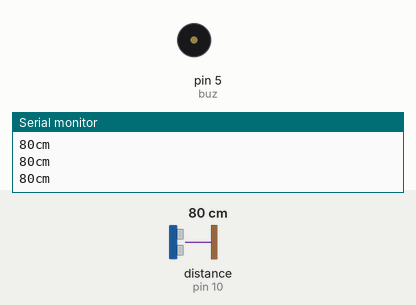
Bench run of a sketch on a simulated Arduino Uno, built with avr-gcc and run on an emulated ATmega328P. Shown: buzzer (waves = sounding, pin HIGH), the last lines printed to the serial monitor. Wiring (inferred from the names in the program): ultrasonic range finder: trigger pin 12; echo pin 10. The test bench sets the inputs (shaded band); at power-on: distance to the obstacle (sensor on pin 10) 80 cm. The echo pulse lasts 58.3 µs per cm; pins used as bus, display or sensor lines are not drawn.

Above: at 1.2 s.
1.3 s: distance to the obstacle (sensor on pin 10) set to 2 cm
4.3 s: distance to the obstacle (sensor on pin 10) set to 95 cm
At 4.52 s:
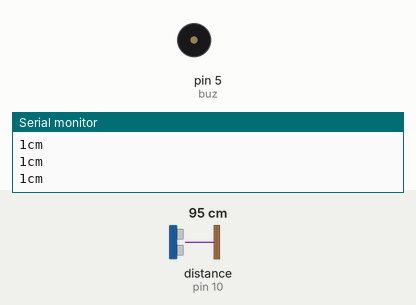
7.3 s: distance to the obstacle (sensor on pin 10) set to 103 cm
At 8.3 s:
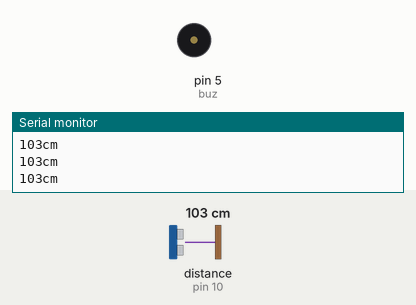
8.8 s: distance to the obstacle (sensor on pin 10) set to 4 cm
At 8.94 s:
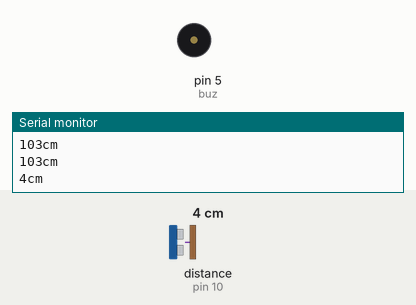
11.8 s: distance to the obstacle (sensor on pin 10) set to 120 cm
At 12.8 s:
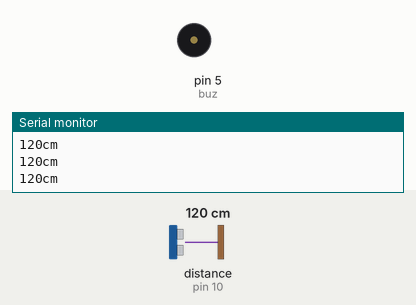
Timing chart, 0 to 14.3 s (numbered marks = the images above; inputs shaded):
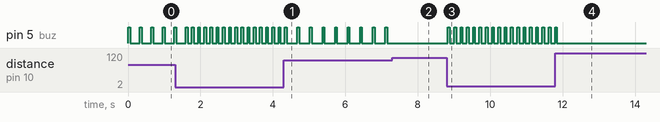

The sketch:

sketch_dec10a.ino
```cpp
const int pingTrigPin = 12;
const int pingEchoPin = 10;
const int buz=5;
void setup() {
  Serial.begin(9600);
  pinMode(buz, OUTPUT);
  pinMode(pingTrigPin, OUTPUT);
  pinMode(pingEchoPin, INPUT);
}
void loop()
  {
  long duration, distanceInCM;
  digitalWrite(pingTrigPin, LOW);
  delayMicroseconds(2);
  digitalWrite(pingTrigPin, HIGH);
  delayMicroseconds(5);
  digitalWrite(pingTrigPin, LOW);
  duration = pulseIn(pingEchoPin, HIGH);
  distanceInCM = calculateDistance(duration);
  if(distanceInCM<=100 && distanceInCM>0)
  {
    int d= map(distanceInCM, 1, 100, 20, 200);
    digitalWrite(buz, HIGH);
    delay(50);
    digitalWrite(buz, LOW);
    delay(d);
  }
  Serial.print(distanceInCM);
  Serial.println("cm");
  delay(100);
  }
  long calculateDistance(long signalDuration)
  {
  return signalDuration / 29 / 2;
  }
```

Measured:
- the behaviour switches between 100 and 101 cm on distance to the obstacle (sensor on pin 10) (found by bisection; images 1 and 2)
- after the input at 4.3 s, pin 5 (buz): alternates HIGH for 0.05 s and LOW for 0.30 s, starting after 0.38 s
- after the input at 7.3 s, pin 5 (buz): stops changing and stays LOW
- after the input at 8.8 s, pin 5 (buz): alternates HIGH for 0.05 s and LOW for 0.12 s, starting at once
- after the input at 11.8 s, pin 5 (buz): goes on until 11.8 s, then stays LOW
- by itself, pin 5 (buz): repeats every 0.17 s: HIGH 0.05 s, LOW 0.12 s
